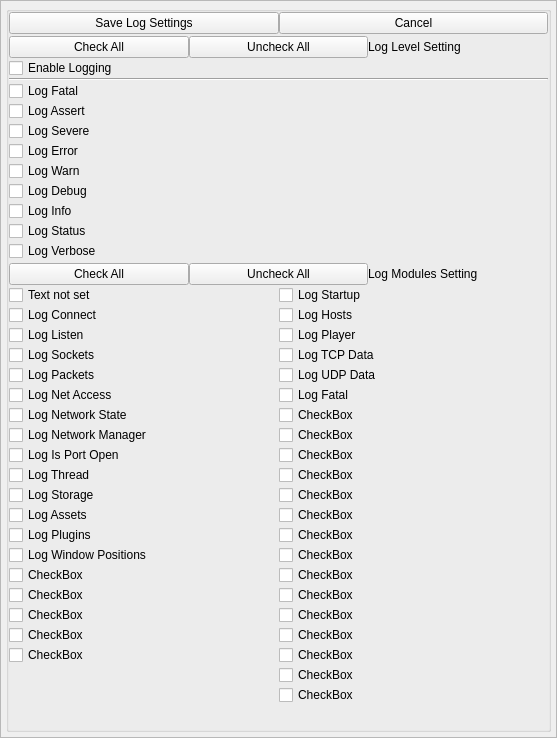
<?xml version="1.0" encoding="UTF-8"?>
<ui version="4.0">
 <class>AppletLogSettingsWidget</class>
 <widget class="QWidget" name="AppletLogSettingsWidget">
  <property name="geometry">
   <rect>
    <x>0</x>
    <y>0</y>
    <width>557</width>
    <height>738</height>
   </rect>
  </property>
  <property name="windowTitle">
   <string>Log Settings</string>
  </property>
  <layout class="QGridLayout" name="gridLayout">
   <property name="leftMargin">
    <number>0</number>
   </property>
   <property name="topMargin">
    <number>0</number>
   </property>
   <property name="rightMargin">
    <number>0</number>
   </property>
   <property name="bottomMargin">
    <number>0</number>
   </property>
   <property name="horizontalSpacing">
    <number>0</number>
   </property>
   <property name="verticalSpacing">
    <number>2</number>
   </property>
   <item row="0" column="0">
    <widget class="QScrollArea" name="scrollArea">
     <property name="widgetResizable">
      <bool>true</bool>
     </property>
     <widget class="QWidget" name="scrollAreaWidgetContents">
      <property name="geometry">
       <rect>
        <x>0</x>
        <y>0</y>
        <width>555</width>
        <height>736</height>
       </rect>
      </property>
      <layout class="QGridLayout" name="gridLayout_2">
       <property name="leftMargin">
        <number>5</number>
       </property>
       <property name="topMargin">
        <number>5</number>
       </property>
       <property name="rightMargin">
        <number>5</number>
       </property>
       <property name="bottomMargin">
        <number>5</number>
       </property>
       <property name="horizontalSpacing">
        <number>5</number>
       </property>
       <property name="verticalSpacing">
        <number>2</number>
       </property>
       <item row="0" column="0">
        <widget class="QGroupBox" name="DialogItemsGroupBox">
         <property name="title">
          <string/>
         </property>
         <layout class="QVBoxLayout" name="verticalLayout_3">
          <property name="spacing">
           <number>0</number>
          </property>
          <property name="leftMargin">
           <number>0</number>
          </property>
          <property name="topMargin">
           <number>0</number>
          </property>
          <property name="rightMargin">
           <number>0</number>
          </property>
          <property name="bottomMargin">
           <number>0</number>
          </property>
          <item>
           <layout class="QHBoxLayout" name="horizontalLayout_4">
            <item>
             <widget class="QPushButton" name="m_SavePushButton">
              <property name="sizePolicy">
               <sizepolicy hsizetype="Minimum" vsizetype="Preferred">
                <horstretch>0</horstretch>
                <verstretch>0</verstretch>
               </sizepolicy>
              </property>
              <property name="text">
               <string>Save Log Settings</string>
              </property>
             </widget>
            </item>
            <item>
             <widget class="QPushButton" name="m_CancelPushButton">
              <property name="text">
               <string>Cancel</string>
              </property>
             </widget>
            </item>
           </layout>
          </item>
          <item>
           <spacer name="verticalSpacer">
            <property name="orientation">
             <enum>Qt::Orientation::Vertical</enum>
            </property>
            <property name="sizeType">
             <enum>QSizePolicy::Policy::Fixed</enum>
            </property>
            <property name="sizeHint" stdset="0">
             <size>
              <width>20</width>
              <height>2</height>
             </size>
            </property>
           </spacer>
          </item>
          <item>
           <layout class="QHBoxLayout" name="horizontalLayout">
            <item>
             <widget class="QPushButton" name="m_SelectAllLevelsButton">
              <property name="text">
               <string>Check All</string>
              </property>
             </widget>
            </item>
            <item>
             <widget class="QPushButton" name="m_ClearAllLevelsButton">
              <property name="text">
               <string>Uncheck All</string>
              </property>
             </widget>
            </item>
            <item>
             <widget class="QLabel" name="m_LogLevelSettingLabel">
              <property name="text">
               <string>Log Level Setting</string>
              </property>
              <property name="alignment">
               <set>Qt::AlignmentFlag::AlignLeading|Qt::AlignmentFlag::AlignLeft|Qt::AlignmentFlag::AlignVCenter</set>
              </property>
             </widget>
            </item>
           </layout>
          </item>
          <item>
           <widget class="QCheckBox" name="m_EnableLoggingCheckBox">
            <property name="text">
             <string>Enable Logging</string>
            </property>
           </widget>
          </item>
          <item>
           <widget class="Line" name="line">
            <property name="orientation">
             <enum>Qt::Orientation::Horizontal</enum>
            </property>
           </widget>
          </item>
          <item>
           <widget class="QCheckBox" name="m_LogLevelCheckBox_1">
            <property name="sizePolicy">
             <sizepolicy hsizetype="Minimum" vsizetype="Minimum">
              <horstretch>0</horstretch>
              <verstretch>0</verstretch>
             </sizepolicy>
            </property>
            <property name="text">
             <string>Log Fatal</string>
            </property>
           </widget>
          </item>
          <item>
           <widget class="QCheckBox" name="m_LogLevelCheckBox_2">
            <property name="sizePolicy">
             <sizepolicy hsizetype="Minimum" vsizetype="Minimum">
              <horstretch>0</horstretch>
              <verstretch>0</verstretch>
             </sizepolicy>
            </property>
            <property name="text">
             <string>Log Assert</string>
            </property>
           </widget>
          </item>
          <item>
           <widget class="QCheckBox" name="m_LogLevelCheckBox_3">
            <property name="sizePolicy">
             <sizepolicy hsizetype="Minimum" vsizetype="Minimum">
              <horstretch>0</horstretch>
              <verstretch>0</verstretch>
             </sizepolicy>
            </property>
            <property name="text">
             <string>Log Severe</string>
            </property>
           </widget>
          </item>
          <item>
           <widget class="QCheckBox" name="m_LogLevelCheckBox_4">
            <property name="sizePolicy">
             <sizepolicy hsizetype="Minimum" vsizetype="Minimum">
              <horstretch>0</horstretch>
              <verstretch>0</verstretch>
             </sizepolicy>
            </property>
            <property name="text">
             <string>Log Error</string>
            </property>
           </widget>
          </item>
          <item>
           <widget class="QCheckBox" name="m_LogLevelCheckBox_5">
            <property name="sizePolicy">
             <sizepolicy hsizetype="Minimum" vsizetype="Minimum">
              <horstretch>0</horstretch>
              <verstretch>0</verstretch>
             </sizepolicy>
            </property>
            <property name="text">
             <string>Log Warn</string>
            </property>
           </widget>
          </item>
          <item>
           <widget class="QCheckBox" name="m_LogLevelCheckBox_6">
            <property name="sizePolicy">
             <sizepolicy hsizetype="Minimum" vsizetype="Minimum">
              <horstretch>0</horstretch>
              <verstretch>0</verstretch>
             </sizepolicy>
            </property>
            <property name="text">
             <string>Log Debug</string>
            </property>
           </widget>
          </item>
          <item>
           <widget class="QCheckBox" name="m_LogLevelCheckBox_7">
            <property name="sizePolicy">
             <sizepolicy hsizetype="Minimum" vsizetype="Minimum">
              <horstretch>0</horstretch>
              <verstretch>0</verstretch>
             </sizepolicy>
            </property>
            <property name="text">
             <string>Log Info</string>
            </property>
           </widget>
          </item>
          <item>
           <widget class="QCheckBox" name="m_LogLevelCheckBox_8">
            <property name="sizePolicy">
             <sizepolicy hsizetype="Minimum" vsizetype="Minimum">
              <horstretch>0</horstretch>
              <verstretch>0</verstretch>
             </sizepolicy>
            </property>
            <property name="text">
             <string>Log Status</string>
            </property>
           </widget>
          </item>
          <item>
           <widget class="QCheckBox" name="m_LogLevelCheckBox_9">
            <property name="sizePolicy">
             <sizepolicy hsizetype="Minimum" vsizetype="Minimum">
              <horstretch>0</horstretch>
              <verstretch>0</verstretch>
             </sizepolicy>
            </property>
            <property name="text">
             <string>Log Verbose</string>
            </property>
           </widget>
          </item>
          <item>
           <spacer name="verticalSpacer_2">
            <property name="orientation">
             <enum>Qt::Orientation::Vertical</enum>
            </property>
            <property name="sizeType">
             <enum>QSizePolicy::Policy::Fixed</enum>
            </property>
            <property name="sizeHint" stdset="0">
             <size>
              <width>20</width>
              <height>2</height>
             </size>
            </property>
           </spacer>
          </item>
          <item>
           <layout class="QHBoxLayout" name="horizontalLayout_2">
            <item>
             <widget class="QPushButton" name="m_SelectAllModulesButton">
              <property name="text">
               <string>Check All</string>
              </property>
             </widget>
            </item>
            <item>
             <widget class="QPushButton" name="m_ClearAllModulesButton">
              <property name="text">
               <string>Uncheck All</string>
              </property>
             </widget>
            </item>
            <item>
             <widget class="QLabel" name="m_LogLevelSettingLabel_2">
              <property name="text">
               <string>Log Modules Setting</string>
              </property>
              <property name="alignment">
               <set>Qt::AlignmentFlag::AlignLeading|Qt::AlignmentFlag::AlignLeft|Qt::AlignmentFlag::AlignVCenter</set>
              </property>
             </widget>
            </item>
           </layout>
          </item>
          <item>
           <layout class="QHBoxLayout" name="horizontalLayout_3">
            <item>
             <layout class="QVBoxLayout" name="verticalLayout_2">
              <property name="spacing">
               <number>0</number>
              </property>
              <item>
               <widget class="QCheckBox" name="m_LogModuleCheckBox_1">
                <property name="sizePolicy">
                 <sizepolicy hsizetype="Minimum" vsizetype="Minimum">
                  <horstretch>0</horstretch>
                  <verstretch>0</verstretch>
                 </sizepolicy>
                </property>
                <property name="text">
                 <string notr="true">Text not set</string>
                </property>
               </widget>
              </item>
              <item>
               <widget class="QCheckBox" name="m_LogModuleCheckBox_2">
                <property name="sizePolicy">
                 <sizepolicy hsizetype="Minimum" vsizetype="Minimum">
                  <horstretch>0</horstretch>
                  <verstretch>0</verstretch>
                 </sizepolicy>
                </property>
                <property name="text">
                 <string notr="true">Log Connect</string>
                </property>
               </widget>
              </item>
              <item>
               <widget class="QCheckBox" name="m_LogModuleCheckBox_3">
                <property name="sizePolicy">
                 <sizepolicy hsizetype="Minimum" vsizetype="Minimum">
                  <horstretch>0</horstretch>
                  <verstretch>0</verstretch>
                 </sizepolicy>
                </property>
                <property name="text">
                 <string notr="true">Log Listen</string>
                </property>
               </widget>
              </item>
              <item>
               <widget class="QCheckBox" name="m_LogModuleCheckBox_4">
                <property name="sizePolicy">
                 <sizepolicy hsizetype="Minimum" vsizetype="Minimum">
                  <horstretch>0</horstretch>
                  <verstretch>0</verstretch>
                 </sizepolicy>
                </property>
                <property name="text">
                 <string notr="true">Log Sockets</string>
                </property>
               </widget>
              </item>
              <item>
               <widget class="QCheckBox" name="m_LogModuleCheckBox_5">
                <property name="sizePolicy">
                 <sizepolicy hsizetype="Minimum" vsizetype="Minimum">
                  <horstretch>0</horstretch>
                  <verstretch>0</verstretch>
                 </sizepolicy>
                </property>
                <property name="text">
                 <string notr="true">Log Packets</string>
                </property>
               </widget>
              </item>
              <item>
               <widget class="QCheckBox" name="m_LogModuleCheckBox_6">
                <property name="sizePolicy">
                 <sizepolicy hsizetype="Minimum" vsizetype="Minimum">
                  <horstretch>0</horstretch>
                  <verstretch>0</verstretch>
                 </sizepolicy>
                </property>
                <property name="text">
                 <string notr="true">Log Net Access</string>
                </property>
               </widget>
              </item>
              <item>
               <widget class="QCheckBox" name="m_LogModuleCheckBox_7">
                <property name="sizePolicy">
                 <sizepolicy hsizetype="Minimum" vsizetype="Minimum">
                  <horstretch>0</horstretch>
                  <verstretch>0</verstretch>
                 </sizepolicy>
                </property>
                <property name="text">
                 <string notr="true">Log Network State</string>
                </property>
               </widget>
              </item>
              <item>
               <widget class="QCheckBox" name="m_LogModuleCheckBox_8">
                <property name="sizePolicy">
                 <sizepolicy hsizetype="Minimum" vsizetype="Minimum">
                  <horstretch>0</horstretch>
                  <verstretch>0</verstretch>
                 </sizepolicy>
                </property>
                <property name="text">
                 <string notr="true">Log Network Manager</string>
                </property>
               </widget>
              </item>
              <item>
               <widget class="QCheckBox" name="m_LogModuleCheckBox_9">
                <property name="sizePolicy">
                 <sizepolicy hsizetype="Minimum" vsizetype="Minimum">
                  <horstretch>0</horstretch>
                  <verstretch>0</verstretch>
                 </sizepolicy>
                </property>
                <property name="text">
                 <string notr="true">Log Is Port Open</string>
                </property>
               </widget>
              </item>
              <item>
               <widget class="QCheckBox" name="m_LogModuleCheckBox_10">
                <property name="sizePolicy">
                 <sizepolicy hsizetype="Minimum" vsizetype="Minimum">
                  <horstretch>0</horstretch>
                  <verstretch>0</verstretch>
                 </sizepolicy>
                </property>
                <property name="text">
                 <string notr="true">Log Thread</string>
                </property>
               </widget>
              </item>
              <item>
               <widget class="QCheckBox" name="m_LogModuleCheckBox_11">
                <property name="sizePolicy">
                 <sizepolicy hsizetype="Minimum" vsizetype="Minimum">
                  <horstretch>0</horstretch>
                  <verstretch>0</verstretch>
                 </sizepolicy>
                </property>
                <property name="text">
                 <string notr="true">Log Storage</string>
                </property>
               </widget>
              </item>
              <item>
               <widget class="QCheckBox" name="m_LogModuleCheckBox_12">
                <property name="sizePolicy">
                 <sizepolicy hsizetype="Minimum" vsizetype="Minimum">
                  <horstretch>0</horstretch>
                  <verstretch>0</verstretch>
                 </sizepolicy>
                </property>
                <property name="text">
                 <string notr="true">Log Assets</string>
                </property>
               </widget>
              </item>
              <item>
               <widget class="QCheckBox" name="m_LogModuleCheckBox_13">
                <property name="sizePolicy">
                 <sizepolicy hsizetype="Minimum" vsizetype="Minimum">
                  <horstretch>0</horstretch>
                  <verstretch>0</verstretch>
                 </sizepolicy>
                </property>
                <property name="text">
                 <string notr="true">Log Plugins</string>
                </property>
               </widget>
              </item>
              <item>
               <widget class="QCheckBox" name="m_LogModuleCheckBox_14">
                <property name="sizePolicy">
                 <sizepolicy hsizetype="Minimum" vsizetype="Minimum">
                  <horstretch>0</horstretch>
                  <verstretch>0</verstretch>
                 </sizepolicy>
                </property>
                <property name="text">
                 <string notr="true">Log Window Positions</string>
                </property>
               </widget>
              </item>
              <item>
               <widget class="QCheckBox" name="m_LogModuleCheckBox_29">
                <property name="text">
                 <string notr="true">CheckBox</string>
                </property>
               </widget>
              </item>
              <item>
               <widget class="QCheckBox" name="m_LogModuleCheckBox_31">
                <property name="text">
                 <string notr="true">CheckBox</string>
                </property>
               </widget>
              </item>
              <item>
               <widget class="QCheckBox" name="m_LogModuleCheckBox_33">
                <property name="text">
                 <string notr="true">CheckBox</string>
                </property>
               </widget>
              </item>
              <item>
               <widget class="QCheckBox" name="m_LogModuleCheckBox_35">
                <property name="text">
                 <string notr="true">CheckBox</string>
                </property>
               </widget>
              </item>
              <item>
               <widget class="QCheckBox" name="m_LogModuleCheckBox_37">
                <property name="text">
                 <string notr="true">CheckBox</string>
                </property>
               </widget>
              </item>
              <item>
               <spacer name="verticalSpacer_3">
                <property name="orientation">
                 <enum>Qt::Orientation::Vertical</enum>
                </property>
                <property name="sizeHint" stdset="0">
                 <size>
                  <width>20</width>
                  <height>40</height>
                 </size>
                </property>
               </spacer>
              </item>
             </layout>
            </item>
            <item>
             <layout class="QVBoxLayout" name="verticalLayout">
              <property name="spacing">
               <number>0</number>
              </property>
              <item>
               <widget class="QCheckBox" name="m_LogModuleCheckBox_15">
                <property name="sizePolicy">
                 <sizepolicy hsizetype="Minimum" vsizetype="Minimum">
                  <horstretch>0</horstretch>
                  <verstretch>0</verstretch>
                 </sizepolicy>
                </property>
                <property name="text">
                 <string notr="true">Log Startup</string>
                </property>
               </widget>
              </item>
              <item>
               <widget class="QCheckBox" name="m_LogModuleCheckBox_16">
                <property name="sizePolicy">
                 <sizepolicy hsizetype="Minimum" vsizetype="Minimum">
                  <horstretch>0</horstretch>
                  <verstretch>0</verstretch>
                 </sizepolicy>
                </property>
                <property name="text">
                 <string notr="true">Log Hosts</string>
                </property>
               </widget>
              </item>
              <item>
               <widget class="QCheckBox" name="m_LogModuleCheckBox_17">
                <property name="sizePolicy">
                 <sizepolicy hsizetype="Minimum" vsizetype="Minimum">
                  <horstretch>0</horstretch>
                  <verstretch>0</verstretch>
                 </sizepolicy>
                </property>
                <property name="text">
                 <string notr="true">Log Player</string>
                </property>
               </widget>
              </item>
              <item>
               <widget class="QCheckBox" name="m_LogModuleCheckBox_18">
                <property name="sizePolicy">
                 <sizepolicy hsizetype="Minimum" vsizetype="Minimum">
                  <horstretch>0</horstretch>
                  <verstretch>0</verstretch>
                 </sizepolicy>
                </property>
                <property name="text">
                 <string notr="true">Log TCP Data</string>
                </property>
               </widget>
              </item>
              <item>
               <widget class="QCheckBox" name="m_LogModuleCheckBox_19">
                <property name="sizePolicy">
                 <sizepolicy hsizetype="Minimum" vsizetype="Minimum">
                  <horstretch>0</horstretch>
                  <verstretch>0</verstretch>
                 </sizepolicy>
                </property>
                <property name="text">
                 <string notr="true">Log UDP Data</string>
                </property>
               </widget>
              </item>
              <item>
               <widget class="QCheckBox" name="m_LogModuleCheckBox_20">
                <property name="sizePolicy">
                 <sizepolicy hsizetype="Minimum" vsizetype="Minimum">
                  <horstretch>0</horstretch>
                  <verstretch>0</verstretch>
                 </sizepolicy>
                </property>
                <property name="text">
                 <string notr="true">Log Fatal</string>
                </property>
               </widget>
              </item>
              <item>
               <widget class="QCheckBox" name="m_LogModuleCheckBox_21">
                <property name="text">
                 <string notr="true">CheckBox</string>
                </property>
               </widget>
              </item>
              <item>
               <widget class="QCheckBox" name="m_LogModuleCheckBox_22">
                <property name="text">
                 <string notr="true">CheckBox</string>
                </property>
               </widget>
              </item>
              <item>
               <widget class="QCheckBox" name="m_LogModuleCheckBox_23">
                <property name="text">
                 <string notr="true">CheckBox</string>
                </property>
               </widget>
              </item>
              <item>
               <widget class="QCheckBox" name="m_LogModuleCheckBox_24">
                <property name="text">
                 <string notr="true">CheckBox</string>
                </property>
               </widget>
              </item>
              <item>
               <widget class="QCheckBox" name="m_LogModuleCheckBox_25">
                <property name="text">
                 <string notr="true">CheckBox</string>
                </property>
               </widget>
              </item>
              <item>
               <widget class="QCheckBox" name="m_LogModuleCheckBox_26">
                <property name="text">
                 <string notr="true">CheckBox</string>
                </property>
               </widget>
              </item>
              <item>
               <widget class="QCheckBox" name="m_LogModuleCheckBox_27">
                <property name="text">
                 <string>CheckBox</string>
                </property>
               </widget>
              </item>
              <item>
               <widget class="QCheckBox" name="m_LogModuleCheckBox_28">
                <property name="text">
                 <string>CheckBox</string>
                </property>
               </widget>
              </item>
              <item>
               <widget class="QCheckBox" name="m_LogModuleCheckBox_30">
                <property name="text">
                 <string notr="true">CheckBox</string>
                </property>
               </widget>
              </item>
              <item>
               <widget class="QCheckBox" name="m_LogModuleCheckBox_32">
                <property name="text">
                 <string notr="true">CheckBox</string>
                </property>
               </widget>
              </item>
              <item>
               <widget class="QCheckBox" name="m_LogModuleCheckBox_34">
                <property name="text">
                 <string notr="true">CheckBox</string>
                </property>
               </widget>
              </item>
              <item>
               <widget class="QCheckBox" name="m_LogModuleCheckBox_36">
                <property name="text">
                 <string notr="true">CheckBox</string>
                </property>
               </widget>
              </item>
              <item>
               <widget class="QCheckBox" name="m_LogModuleCheckBox_38">
                <property name="text">
                 <string notr="true">CheckBox</string>
                </property>
               </widget>
              </item>
              <item>
               <widget class="QCheckBox" name="m_LogModuleCheckBox_39">
                <property name="text">
                 <string notr="true">CheckBox</string>
                </property>
               </widget>
              </item>
              <item>
               <widget class="QCheckBox" name="m_LogModuleCheckBox_40">
                <property name="text">
                 <string notr="true">CheckBox</string>
                </property>
               </widget>
              </item>
              <item>
               <spacer name="verticalSpacer_4">
                <property name="orientation">
                 <enum>Qt::Orientation::Vertical</enum>
                </property>
                <property name="sizeHint" stdset="0">
                 <size>
                  <width>20</width>
                  <height>40</height>
                 </size>
                </property>
               </spacer>
              </item>
             </layout>
            </item>
           </layout>
          </item>
         </layout>
        </widget>
       </item>
      </layout>
     </widget>
    </widget>
   </item>
  </layout>
 </widget>
 <resources/>
 <connections/>
</ui>
